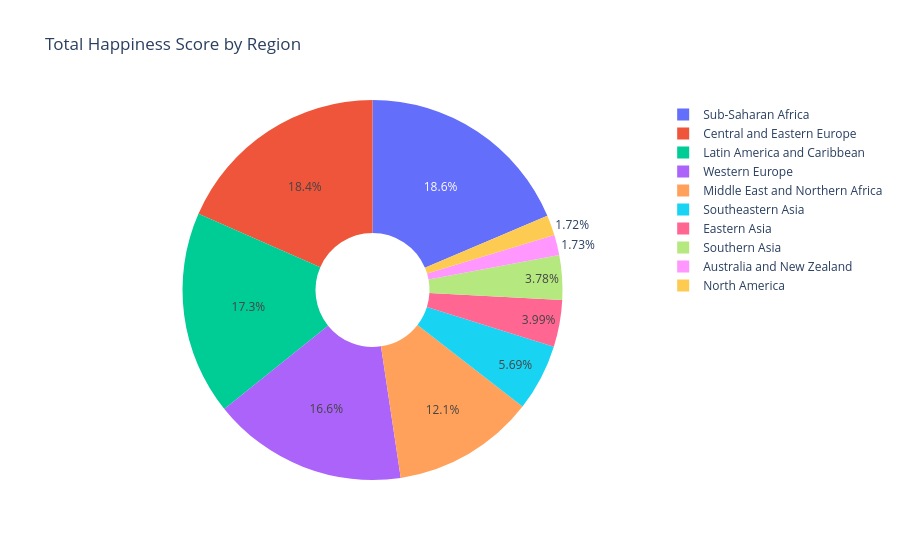

The cell this chart's notebook holds for it:
### Code cell
# Task 3: EDA
# Pie Chart 

import plotly.express as px

# Group by Region and sum the Happiness Score
region_happiness = df.groupby("Region")["Happiness Score"].sum().reset_index()

# Create pie chart
fig_8 = px.pie(
    region_happiness,
    names="Region",
    values="Happiness Score",
    title="Total Happiness Score by Region",
    hole=0.3,  # optional: makes it a donut-style pie
)

fig_8.show()

### Figure 1 — Plotly figure (JSON) as saved in the notebook; plotly's stock layout.template omitted (floating-point values rounded to 4 significant figures)
{"data": [{"domain": {"x": [0, 1], "y": [0, 1]}, "hole": 0.3, "hovertemplate": "Region=%{label}<br>Happiness Score=%{value}<extra></extra>", "labels": ["Australia and New Zealand", "Central and Eastern Europe", "Eastern Asia", "Latin America and Caribbean", "Middle East and Northern Africa", "North America", "Southeastern Asia", "Southern Asia", "Sub-Saharan Africa", "Western Europe"], "legendgroup": "", "name": "", "showlegend": true, "type": "pie", "values": [14.65, 155.8, 33.74, 146.4, 102.3, 14.51, 48.05, 31.94, 157.2, 140.4]}], "layout": {"legend": {"tracegroupgap": 0}, "title": {"text": "Total Happiness Score by Region"}}}
